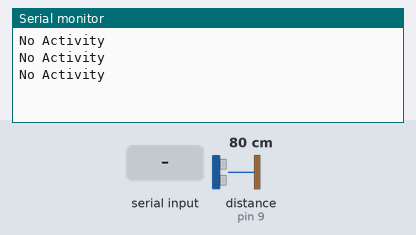
This sketch was run on a simulated Arduino Uno, built with avr-gcc and run on an emulated ATmega328P. Parts: the last lines printed to the serial monitor. The inputs (shaded band) are chosen by the test bench; at power-on: distance to the obstacle (sensor on pin 9) 80 cm. The echo pulse lasts 58.3 µs per cm.

Above: at 1.2 s.
1.3 s: "1" received over Serial
At 2.0 s:
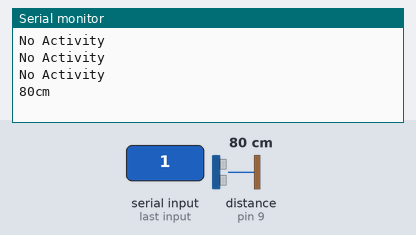
3.6 s: distance to the obstacle (sensor on pin 9) set to 2 cm
At 4.4 s:
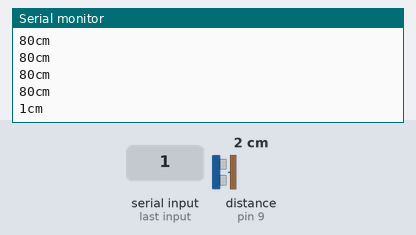
5.1 s: distance to the obstacle (sensor on pin 9) set to 4 cm
At 5.6 s:
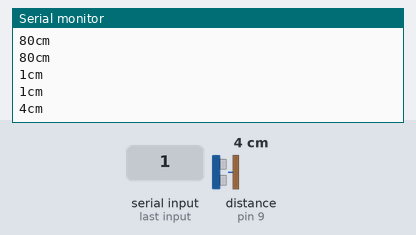
Timing chart, 0 to 8.1 s (numbered marks = the images above; inputs shaded):
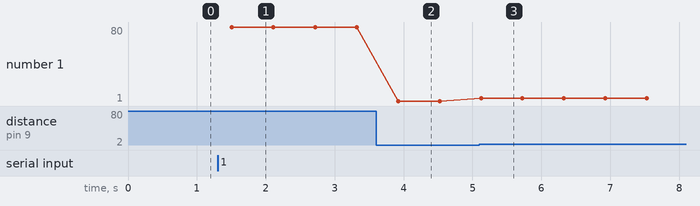

Measured:
- after the input at 1.3 s, the serial monitor: prints a new line after 0.21 s (image 1)
- after the input at 3.6 s, the serial monitor: prints a new line after 0.32 s (image 2)
- after the input at 5.1 s, the serial monitor: prints a new line at once (image 3)
- plotted number 1: 80 → 1 after the input at 3.6 s, 1 → 4 after the input at 5.1 s

The sketch:

ultrasonic_0.ino
```cpp
#include <SoftwareSerial.h>
#define trigger 8
#define echo 9
const int bluetoothTx = 0;  //pin0
const int bluetoothRx = 1; //pin1
SoftwareSerial bluetooth (bluetoothTx, bluetoothRx);

int state;
long duration, distance;

void setup() {
  // put your setup code here, to run once:
pinMode(trigger, OUTPUT);
pinMode(echo, INPUT);
Serial.begin(9600);
bluetooth.begin(9600);
}

void loop() {
  // put your main code here, to run repeatedly:
if(Serial.available() > 0){
  state = Serial.read();
}
if(state == '1'){
  digitalWrite(trigger, LOW);
  delayMicroseconds(2);
  digitalWrite(trigger,HIGH);
  delayMicroseconds(5);
  digitalWrite(trigger,LOW);
  duration = pulseIn(echo, HIGH);
  distance = (duration / 58.138);
  Serial.print(distance);
  Serial.print("cm\n");
  delay(100);
}
else{
  Serial.println("No Activity");
}
 delay(500);
}
```
